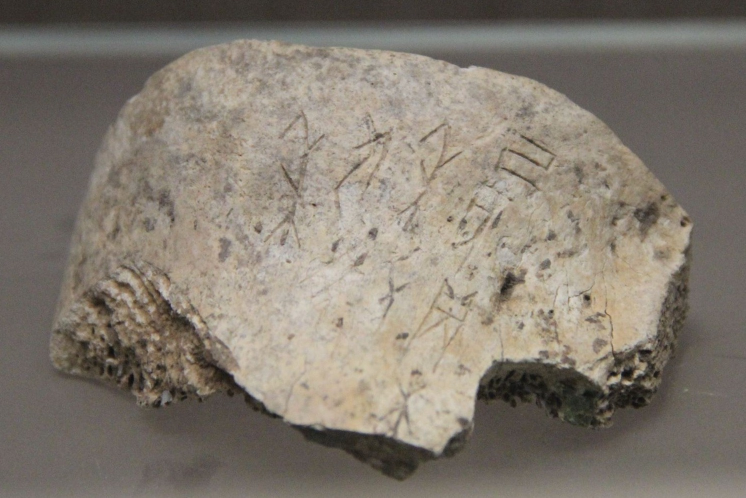
#> input picture assets/oracle-slab.jpg, 1492 x 995 px, found by its file name (shown at 1/2 size)
$ python _slab_outline.py 3 5 5 ../assets/oracle-slab.jpg
#> lines starting #> are read from the running program, lines starting #| are printed output that depends on the picture
# 从 assets/oracle-bone.jpg 中分割出骨片轮廓，输出归一化(0~1)多边形。
#
# 判据：骨片**暖亮**（R 明显大于 B）；展柜背景与台面是中性灰（R≈G≈B）。
# 用暖度而不是亮度：照片下部台面也很亮，用亮度会把台面一起并进来。
#
# 用法：python dev/_slab_outline.py [点数] [暖度阈值]
import sys, math
from collections import deque
from PIL import Image

ROOT = __file__.rsplit('dev', 1)[0]
N = int(sys.argv[1]) if len(sys.argv) > 1 else 72
WARM = int(sys.argv[2]) if len(sys.argv) > 2 else 13
# 默认对原片分割；裁切后（dev/_crop_slab.py）可以对 assets/oracle-slab.jpg 再来一遍，
# 这样归一化坐标就是相对裁切图的，直接可用于 objectBoundingBox。
SRC = sys.argv[4] if len(sys.argv) > 4 else 'assets/oracle-bone.jpg'

img = Image.open(ROOT + SRC).convert('RGB')
#> img is the input picture: PIL image 1492x995 RGB; mean R, G, B 131.1, 122.9, 112.2
IW, IH = img.size
#> IW = 1492; IH = 995
W = 240
H = round(W * IH / IW)
#> H = 160
small = img.resize((W, H), Image.LANCZOS)
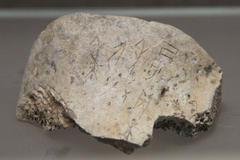
#> small: PIL image 240x160 RGB; mean R, G, B 131.1, 122.9, 112.2
px = list(small.getdata())
#> px = 38400 items

# ---- 1. 暖度分割 ----
mask = bytearray(W * H)
for i, (r, g, b) in enumerate(px):
    lum = r * 0.299 + g * 0.587 + b * 0.114
    if (r - b) >= WARM and lum >= 70:
        mask[i] = 1
#> this loop made 38400 passes
#> (r, g, b, lum) on passes 1 to 3: (53, 48, 44, 49.04), (55, 50, 46, 51.04), (54, 49, 45, 50.04)

# ---- 2. 从中心扩散，只留最大连通域 ----
cx, cy = W // 2, H // 2
#> cx = 120; cy = 80
start = None
for rad in range(max(W, H)):
    for dy in range(-rad, rad + 1):
        for dx in range(-rad, rad + 1):
            x, y = cx + dx, cy + dy
            if 0 <= x < W and 0 <= y < H and mask[y * W + x]:
                start = y * W + x
                break
        if start is not None:
            break
    if start is not None:
        break

if start is None:
    print('中心没落在骨片上，调低暖度阈值')
    sys.exit(1)

seen = bytearray(W * H)
seen[start] = 1
q = deque([start])
filled = 0
while q:
    p = q.popleft()
    filled += 1
    x, y = p % W, p // W
    for dxx, dyy in ((1, 0), (-1, 0), (0, 1), (0, -1)):
        nx, ny = x + dxx, y + dyy
        if 0 <= nx < W and 0 <= ny < H:
            q2 = ny * W + nx
            if mask[q2] and not seen[q2]:
                seen[q2] = 1
                q.append(q2)

# ---- 3. 膨胀 DILATE 圈：让裁出来的边界比骨片本体大一点 ----
# 为什么必须外扩：骨片边缘是背光的暗影，分割会把它判成背景切掉，
# 结果骨片像被剪刀剪的。外扩后能保留一圈暗边，正好当"骨片的厚度"。
DILATE = int(sys.argv[3]) if len(sys.argv) > 3 else 4
for _ in range(DILATE):
    nxt = bytearray(seen)
    for y in range(H):
        for x in range(W):
            if seen[y * W + x]:
                continue
            for dxx, dyy in ((1, 0), (-1, 0), (0, 1), (0, -1),
                             (1, 1), (1, -1), (-1, 1), (-1, -1)):
                nx, ny = x + dxx, y + dyy
                if 0 <= nx < W and 0 <= ny < H and seen[ny * W + nx]:
                    nxt[y * W + x] = 1
                    break
    seen = nxt

# ---- 4. Moore 邻域边界追踪 ----
sx = sy = -1
for y in range(H):
    row = y * W
    for x in range(W):
        if seen[row + x]:
            sx, sy = x, y
            break
    if sx >= 0:
        break

DIRS = [(1, 0), (1, 1), (0, 1), (-1, 1), (-1, 0), (-1, -1), (0, -1), (1, -1)]
contour = []
cxp, cyp, d = sx, sy, 7
for _ in range(W * H * 4):
    contour.append((cxp, cyp))
    found = False
    for k in range(8):
        nd = (d + 6 + k) % 8
        nx, ny = cxp + DIRS[nd][0], cyp + DIRS[nd][1]
        if 0 <= nx < W and 0 <= ny < H and seen[ny * W + nx]:
            cxp, cyp, d = nx, ny, nd
            found = True
            break
    if not found or (cxp == sx and cyp == sy):
        break

# ---- 4. 按弧长均匀重采样 ----
segs = []
total = 0.0
for j in range(len(contour)):
    a = contour[j]
    b = contour[(j + 1) % len(contour)]
    L = math.hypot(b[0] - a[0], b[1] - a[1])
    segs.append((a, b, L))
    total += L
#> after the loop, total = 785.7

step = total / N
#> step = 261.9
pts = []
si = 0
acc = 0.0
for t in range(N):
    target = t * step
    while si < len(segs) - 1 and acc + segs[si][2] < target:
        acc += segs[si][2]
        si += 1
    a, b, L = segs[si]
    k = (target - acc) / L if L else 0
    pts.append((a[0] + (b[0] - a[0]) * k, a[1] + (b[1] - a[1]) * k))
#> after the loop, acc = 523.6; pts = [(72, 7), (239, 98.34), (37.76, 159)]; si = 519

# ---- 5. 轻微平滑，去掉单像素锯齿 ----
sm = []
for i in range(N):
    p0 = pts[(i - 1) % N]
    p1 = pts[i]
    p2 = pts[(i + 1) % N]
    sm.append(((p0[0] + p1[0] * 2 + p2[0]) / 4, (p0[1] + p1[1] * 2 + p2[1]) / 4))

norm = [(x / W, y / H) for x, y in sm]
xs = [p[0] for p in norm]
ys = [p[1] for p in norm]

bx0, bx1 = min(xs), max(xs)
by0, by1 = min(ys), max(ys)


def fmt(v):
    s = f'{v:.4f}'.rstrip('0').rstrip('.')
    return s if s else '0'


# 输出用原图像素坐标，配合 viewBox="0 0 IW IH"，这样无论元素怎么缩放都按比例贴合。
# 0~1 的 norm 乘上原图尺寸即可。
d_px = ' '.join(('M' if i == 0 else 'L') + f'{p[0] * IW:.1f},{p[1] * IH:.1f}'
                for i, p in enumerate(norm)) + ' Z'
d_str = ' '.join(('M' if i == 0 else 'L') + fmt(p[0]) + ',' + fmt(p[1])
                 for i, p in enumerate(norm)) + ' Z'

svg = (
    '<!-- 骨片轮廓遮罩：由 dev/_slab_outline.py 从 assets/oracle-bone.jpg 分割而来。\n'
    '     白色 = 保留骨片，透明 = 剔掉展柜背景。\n'
    '     用法：mask-image: url("../assets/oracle-slab-mask.svg")，元素须保持 3:2。 -->\n'
    f'<svg xmlns="http://www.w3.org/2000/svg" viewBox="0 0 {IW} {IH}" '
    'preserveAspectRatio="none">\n'
    f'  <path fill="#fff" d="{d_px}"/>\n'
    '</svg>\n'
)
with open(ROOT + 'assets/oracle-slab-mask.svg', 'w', encoding='utf-8') as f:
    f.write(svg)

print(f'图像 {IW}x{IH}　采样 {W}x{H}　暖度阈值 {WARM}　外扩 {DILATE}px')
#| 图像 1492x995　采样 240x160　暖度阈值 5　外扩 5px
print(f'骨片占画面 {filled / (W * H) * 100:.1f}%　原始边界点 {len(contour)}')
#| 骨片占画面 86.1%　原始边界点 777
print(f'骨片包围盒（归一化） x[{bx0:.3f}~{bx1:.3f}] y[{by0:.3f}~{by1:.3f}]')
#| 骨片包围盒（归一化） x[0.403~0.612] y[0.424~0.661]
print(f'骨片中心（归一化）   ({(bx0 + bx1) / 2:.3f}, {(by0 + by1) / 2:.3f})')
#| 骨片中心（归一化）   (0.507, 0.543)
print(f'骨片尺寸占比         {bx1 - bx0:.3f} x {by1 - by0:.3f}')
#| 骨片尺寸占比         0.210 x 0.237
print('\n已写入 assets/oracle-slab-mask.svg')

# ---- 6. 输出 objectBoundingBox 归一化路径 ----
# 供 js/core/slab-shape.js 使用：CSS 的 clip-path: url(#id) 只认**同文档内**的
# clipPath，所以路径必须内联。这里直接生成可粘贴的 JS 字符串。
ob = ''.join(('M' if i == 0 else 'L') + fmt(p[0]) + ',' + fmt(p[1])
             for i, p in enumerate(norm)) + 'Z'
print('\n--- objectBoundingBox path（粘进 js/core/slab-shape.js）---')
print(ob)
#| M0.4383,0.424L0.6122,0.5667L0.4026,0.6615Z

$ run again, with assets/level2-01-sky.jpg copied over assets/oracle-slab.jpg
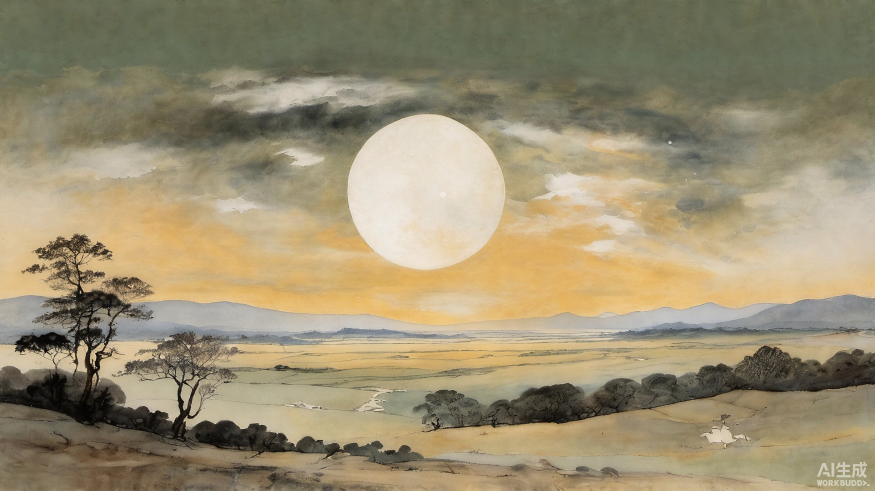
#> input picture assets/level2-01-sky.jpg, 2624 x 1472 px, found by its file name (shown at 1/3 size)
#> img is the input picture: PIL image 2624x1472 RGB; mean R, G, B 154.9, 143.6, 114.7
#> `small = img.resize((W, H), Image.LANCZOS)`:
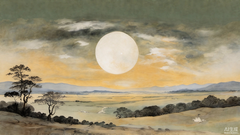
#> small: PIL image 240x135 RGB; mean R, G, B 154.9, 143.6, 114.7
#> px = 32400 items
#> the loop `for i, (r, g, b) in enumerate(px):` made 32400 passes
#> (r, g, b, lum) on passes 1 to 3: (105, 109, 82, 104.7), (104, 108, 81, 103.7), (103, 108, 82, 103.5)
#| 图像 2624x1472　采样 240x135　暖度阈值 5　外扩 5px
#| 骨片占画面 91.3%　原始边界点 784
#| 骨片包围盒（归一化） x[0.340~0.589] y[0.291~0.539]
#| 骨片中心（归一化）   (0.465, 0.415)
#| 骨片尺寸占比         0.249 x 0.248
#| M0.3403,0.291L0.5892,0.3339L0.4316,0.5392Z

$ run again, with assets/level2-02-land.jpg copied over assets/oracle-slab.jpg
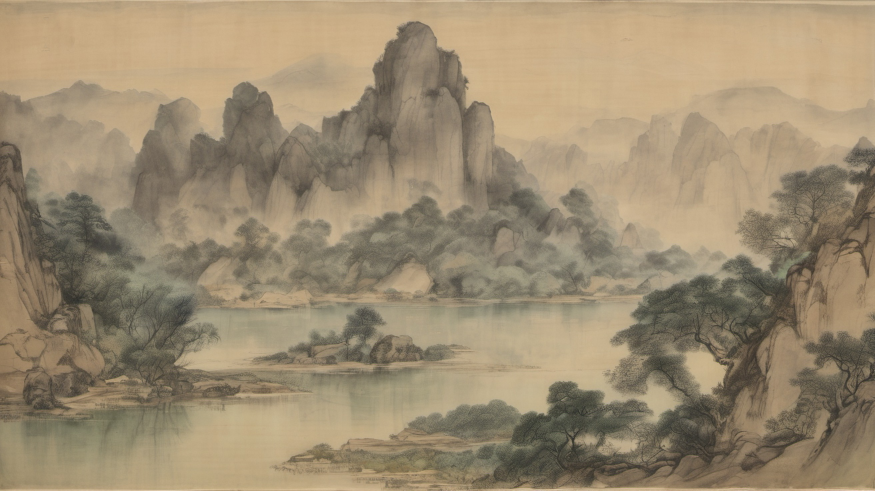
#> input picture assets/level2-02-land.jpg, 2624 x 1472 px, found by its file name (shown at 1/3 size)
#> img is the input picture: PIL image 2624x1472 RGB; mean R, G, B 155.4, 139.5, 113.2
#> `small = img.resize((W, H), Image.LANCZOS)`:
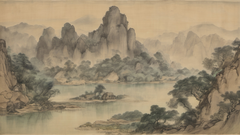
#> small: PIL image 240x135 RGB; mean R, G, B 155.3, 139.5, 113.1
#> px = 32400 items
#> the loop `for i, (r, g, b) in enumerate(px):` made 32400 passes
#> (r, g, b, lum) on passes 1 to 3: (176, 152, 117, 155.2), (176, 153, 119, 156), (178, 155, 121, 158)
#| 图像 2624x1472　采样 240x135　暖度阈值 5　外扩 5px
#| 骨片占画面 98.8%　原始边界点 746
#| 骨片包围盒（归一化） x[0.368~0.617] y[0.266~0.514]
#| 骨片中心（归一化）   (0.493, 0.390)
#| 骨片尺寸占比         0.249 x 0.248
#| M0.3684,0.266L0.6174,0.284L0.4878,0.5142Z

$ run again, with assets/level2-03-plant.jpg copied over assets/oracle-slab.jpg
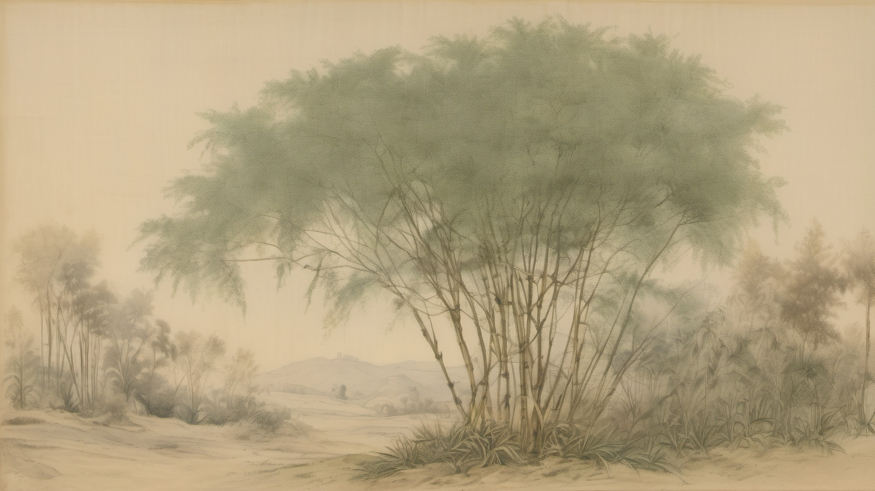
#> input picture assets/level2-03-plant.jpg, 2624 x 1472 px, found by its file name (shown at 1/3 size)
#> img is the input picture: PIL image 2624x1472 RGB; mean R, G, B 178.1, 162.5, 128.6
#> `small = img.resize((W, H), Image.LANCZOS)`:
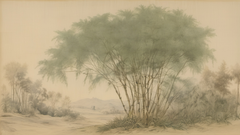
#> small: PIL image 240x135 RGB; mean R, G, B 178.1, 162.5, 128.6
#> px = 32400 items
#> the loop `for i, (r, g, b) in enumerate(px):` made 32400 passes
#> (r, g, b, lum) on passes 1 to 3: (199, 172, 129, 175.2), (200, 174, 131, 176.9), (201, 175, 133, 178)
#| 图像 2624x1472　采样 240x135　暖度阈值 5　外扩 5px
#| 骨片占画面 100.0%　原始边界点 746
#| 骨片包围盒（归一化） x[0.368~0.617] y[0.266~0.514]
#| 骨片中心（归一化）   (0.493, 0.390)
#| 骨片尺寸占比         0.249 x 0.248
#| M0.3684,0.266L0.6174,0.284L0.4878,0.5142Z
